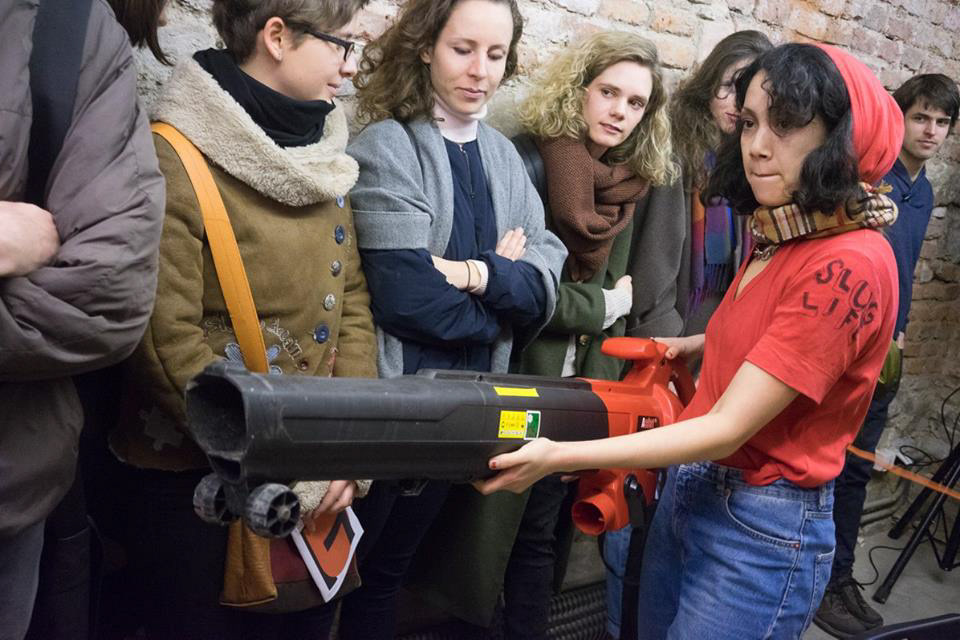
#> input picture image/Annabell.jpg, 960 x 640 px
$ python FACE_detect.py
#> lines starting #> are read from the running program, lines starting #| are printed output that depends on the picture; after the words box and inside, x2 and y2 are one past the last pixel; in counts of white or black regions, pixels touching at a corner belong together
import cv2

## Just base function for detectiong the face and counting
faceCascade = cv2.CascadeClassifier('haarcascade_frontalface_default.xml')


def face_detect(image):
#> called with image = 'image/Annabell.jpg'
    i = 0
    img = cv2.imread(image)
#> img is the input picture: shape (640, 960, 3); mean B, G, R 79, 79.4, 96.3
    gray = cv2.cvtColor(img, cv2.COLOR_BGR2GRAY)
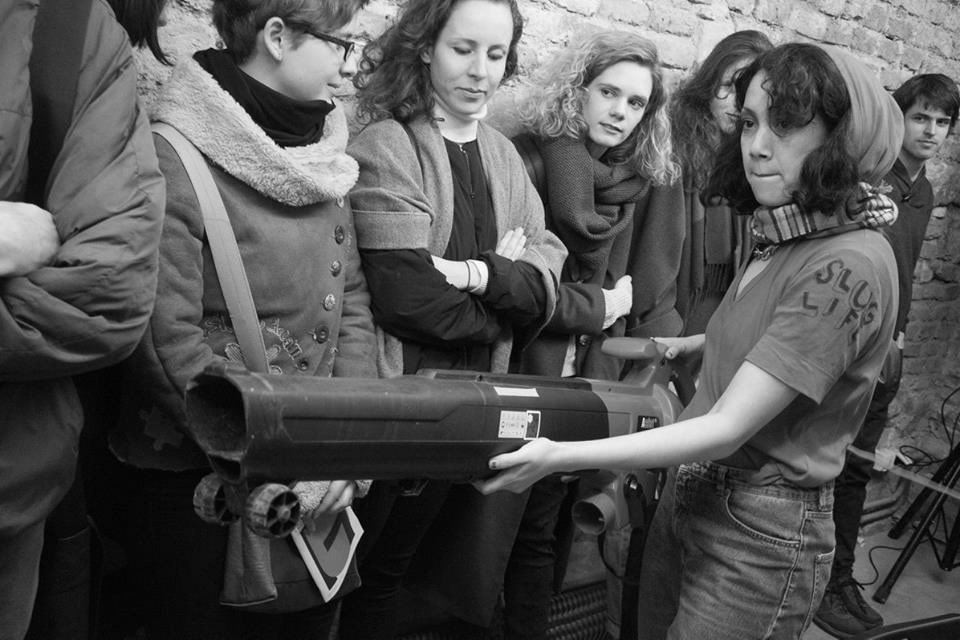
#> gray: shape (640, 960); min 0, max 255, mean 84.4
    faces = faceCascade.detectMultiScale(gray, 1.3, 5)
#> faces = [[900, 99, 56, 56], [428, 13, 100, 100], [581, 66, 81, 81]]
    print(faces)
#| [[900  99  56  56]
#|  [428  13 100 100]
#|  [581  66  81  81]]
    print("Found {0} faces!".format(len(faces)))
#| Found 3 faces!
    for (x, y, w, h) in faces:
        i = i + 1
        cv2.rectangle(img, (x, y), (x + w, y + h), (95, 207, 30), 3)
        cv2.rectangle(img, (x, y - 40), (x + w, y), (95, 207, 30), -1)
        cv2.putText(img, 'F-' + str(i), (x, y - 10), cv2.FONT_HERSHEY_SIMPLEX, 0.8, (0, 0, 0), 2)
#> this loop made 3 passes
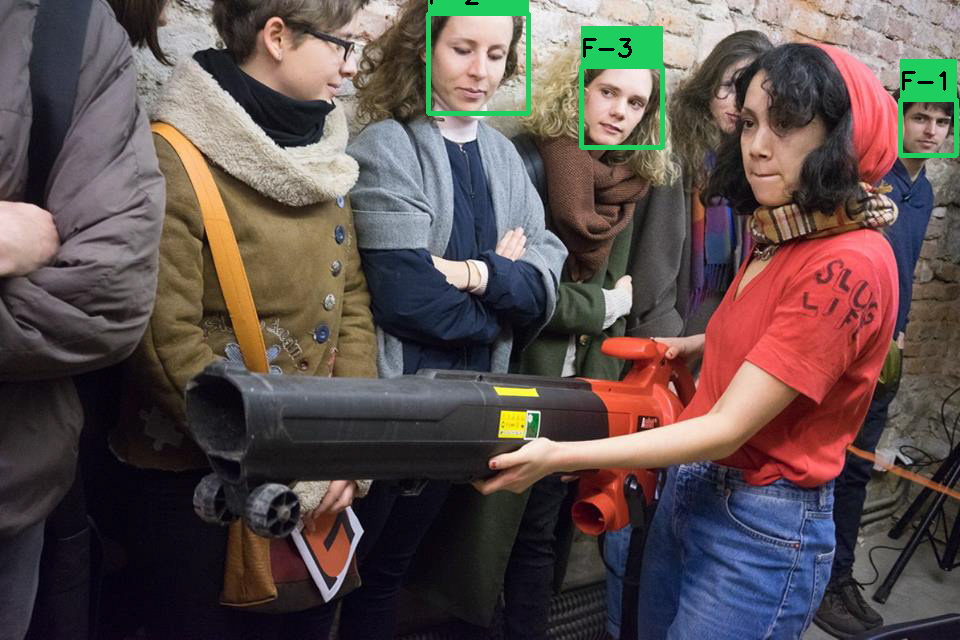
#> img: shape (640, 960, 3); 1.81% of pixels changed, all inside (x1, y1, x2, y2) = (426, 0, 959, 158)
#> after the loop, i = 3
    cv2.imshow("Faces found", img)
    cv2.waitKey(0)


face_detect('image/Annabell.jpg')
